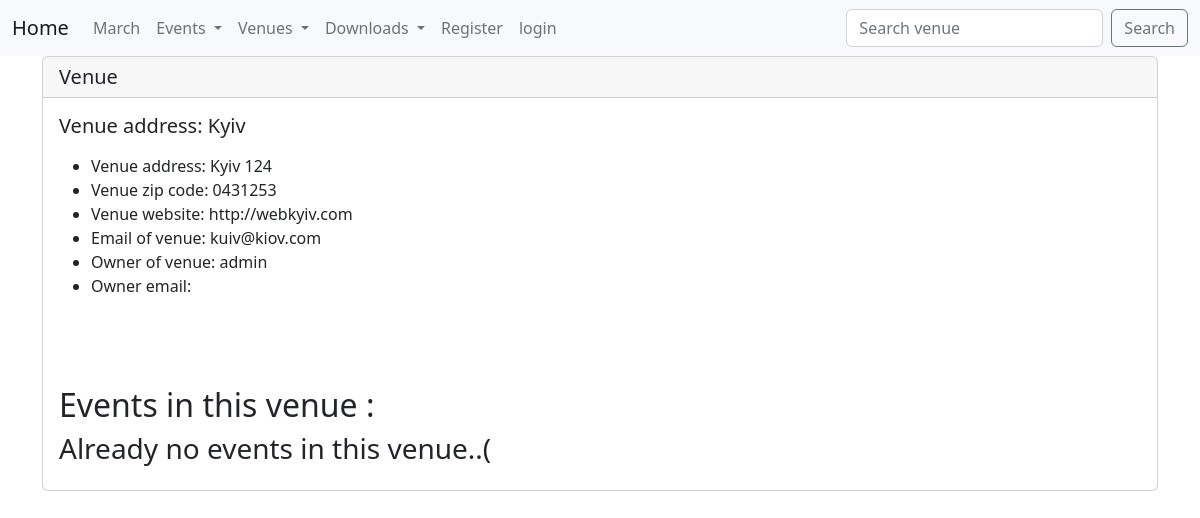
The page /venue_detail/5/ on the database as committed earlier.
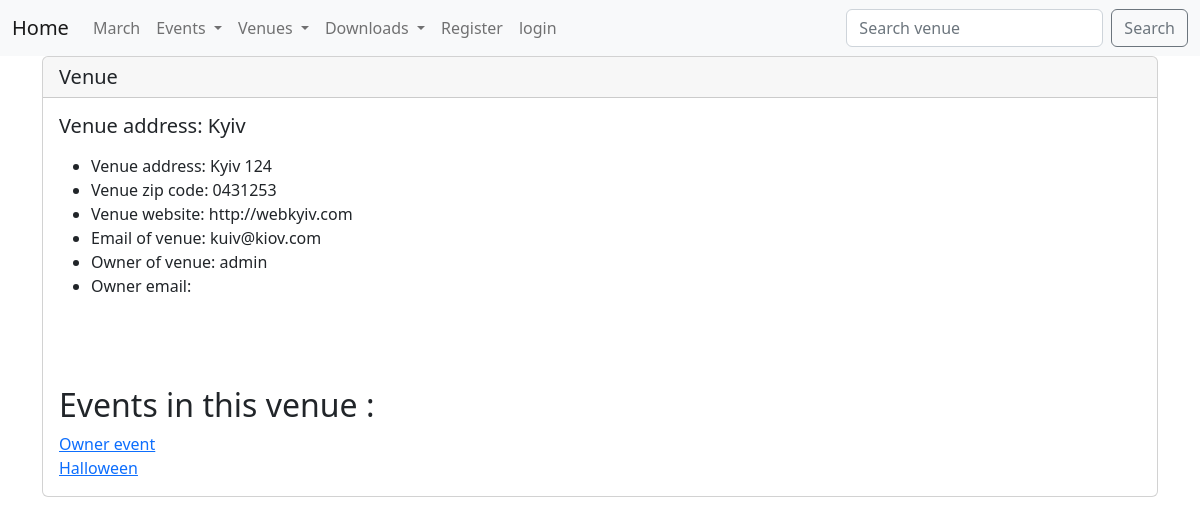
The same page on the database as committed later.
### events/models.py (models this page shows, shortened)
class Event(models.Model):
    name = models.CharField('Event Name', max_length=120)
    event_date = models.DateTimeField('Event date')
    venue = models.ForeignKey(Venue, blank=True, null=True, on_delete=models.CASCADE)
    manager = models.ForeignKey(User, blank=True, null=True, on_delete=models.SET_NULL)
    description = models.TextField(blank=True)
    users = models.ManyToManyField(MyClubUser, blank=True)
    approved = models.BooleanField('Approved event', default=False)
    def __str__(self):
        return self.name

### events/views.py (the view)
# urls.py: path('venue_detail/<venue_id>/', venue_detail, name='venue_detail'),
def venue_detail(request, venue_id):
    venue = Venue.objects.get(pk=venue_id)
    venue_owner = User.objects.get(pk=venue.owner)
    events = venue.event_set.all()
    context = {
        'venue': venue,
        'venue_owner': venue_owner,
        'events': events,
    }
    return render(request, 'events/venue_detail.html', context)

### events/models.py (called while the page is built)
    def __str__(self):
        return self.name

### events/templates/events/venue_detail.html (shortened to what this page needs)
{% extends 'events/main.html' %}
{% block content %}
<div class="card">
    <h5 class="card-header">Venue</h5>
    <div class="card-body">
        <h5 class="card-title">Venue address: {{ venue }}</h5>
        <p class="card-text">
            <ul>
            <li>
                Venue address: {{ venue.address }}
            </li>
            <li>
              Venue zip code: {{ venue.zip_code }}
            </li>
            <li>
                Venue website: {{ venue.web }}
            </li>
            <li>
                Email of venue: {{ venue.email }}
            </li>
            <li>
                Owner of venue: {{ venue_owner }}
            </li>
            <li>
                Owner email: {{ venue_owner.email }}
            </li>
        <br>
            </ul>
        </p>
        <br>
        <br>
        <h2>Events in this venue : </h2>
        {% if events %}
        {% for event in events %}
            <a href="{% url 'event_detail' event.id %}">{{ event }}</a>
            <br>
        {% endfor %}
        {% else %}
        <h3>Already no events in this venue..(</h3>
        {% endif %}
    </div>
</div>
{% endblock %}

Rows that differ between the two databases and show on the page:
added Event: name "Owner event"
added Event: name "Halloween"
Other text that changed with them:
text no longer shown: "Already no events in this venue..("
